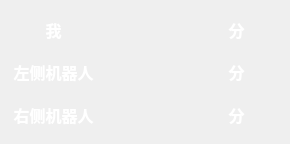
<?xml version="1.0" encoding="UTF-8"?>
<ui version="4.0">
 <class>ScorePanel</class>
 <widget class="QWidget" name="ScorePanel">
  <property name="geometry">
   <rect>
    <x>0</x>
    <y>0</y>
    <width>290</width>
    <height>144</height>
   </rect>
  </property>
  <property name="windowTitle">
   <string>Form</string>
  </property>
  <layout class="QGridLayout" name="gridLayout">
   <item row="2" column="0">
    <widget class="QLabel" name="label_9">
     <property name="font">
      <font>
       <family>微软雅黑</family>
       <pointsize>12</pointsize>
       <bold>true</bold>
      </font>
     </property>
     <property name="styleSheet">
      <string notr="true">color: rgb(255, 255, 255);</string>
     </property>
     <property name="text">
      <string>右侧机器人</string>
     </property>
     <property name="alignment">
      <set>Qt::AlignCenter</set>
     </property>
    </widget>
   </item>
   <item row="2" column="2">
    <widget class="QLabel" name="label_8">
     <property name="font">
      <font>
       <family>微软雅黑</family>
       <pointsize>12</pointsize>
       <bold>true</bold>
      </font>
     </property>
     <property name="styleSheet">
      <string notr="true">color: rgb(255, 255, 255);</string>
     </property>
     <property name="text">
      <string>分</string>
     </property>
     <property name="alignment">
      <set>Qt::AlignCenter</set>
     </property>
    </widget>
   </item>
   <item row="0" column="1">
    <widget class="QLabel" name="meScore">
     <property name="font">
      <font>
       <family>微软雅黑</family>
       <pointsize>12</pointsize>
       <bold>true</bold>
      </font>
     </property>
     <property name="styleSheet">
      <string notr="true">color: rgb(255, 255, 255);</string>
     </property>
     <property name="text">
      <string/>
     </property>
     <property name="alignment">
      <set>Qt::AlignCenter</set>
     </property>
    </widget>
   </item>
   <item row="0" column="0">
    <widget class="QLabel" name="label">
     <property name="font">
      <font>
       <family>微软雅黑</family>
       <pointsize>12</pointsize>
       <bold>true</bold>
      </font>
     </property>
     <property name="styleSheet">
      <string notr="true">color: rgb(255, 255, 255);</string>
     </property>
     <property name="text">
      <string>我</string>
     </property>
     <property name="alignment">
      <set>Qt::AlignCenter</set>
     </property>
    </widget>
   </item>
   <item row="1" column="1">
    <widget class="QLabel" name="leftScore">
     <property name="font">
      <font>
       <family>微软雅黑</family>
       <pointsize>12</pointsize>
       <bold>true</bold>
      </font>
     </property>
     <property name="styleSheet">
      <string notr="true">color: rgb(255, 255, 255);</string>
     </property>
     <property name="text">
      <string/>
     </property>
     <property name="alignment">
      <set>Qt::AlignCenter</set>
     </property>
    </widget>
   </item>
   <item row="1" column="2">
    <widget class="QLabel" name="label_5">
     <property name="font">
      <font>
       <family>微软雅黑</family>
       <pointsize>12</pointsize>
       <bold>true</bold>
      </font>
     </property>
     <property name="styleSheet">
      <string notr="true">color: rgb(255, 255, 255);</string>
     </property>
     <property name="text">
      <string>分</string>
     </property>
     <property name="alignment">
      <set>Qt::AlignCenter</set>
     </property>
    </widget>
   </item>
   <item row="1" column="0">
    <widget class="QLabel" name="label_6">
     <property name="font">
      <font>
       <family>微软雅黑</family>
       <pointsize>12</pointsize>
       <bold>true</bold>
      </font>
     </property>
     <property name="styleSheet">
      <string notr="true">color: rgb(255, 255, 255);</string>
     </property>
     <property name="text">
      <string>左侧机器人</string>
     </property>
     <property name="alignment">
      <set>Qt::AlignCenter</set>
     </property>
    </widget>
   </item>
   <item row="0" column="2">
    <widget class="QLabel" name="label_3">
     <property name="font">
      <font>
       <family>微软雅黑</family>
       <pointsize>12</pointsize>
       <bold>true</bold>
      </font>
     </property>
     <property name="styleSheet">
      <string notr="true">color: rgb(255, 255, 255);</string>
     </property>
     <property name="text">
      <string>分</string>
     </property>
     <property name="alignment">
      <set>Qt::AlignCenter</set>
     </property>
    </widget>
   </item>
   <item row="2" column="1">
    <widget class="QLabel" name="rightScore">
     <property name="font">
      <font>
       <family>微软雅黑</family>
       <pointsize>12</pointsize>
       <bold>true</bold>
      </font>
     </property>
     <property name="styleSheet">
      <string notr="true">color: rgb(255, 255, 255);</string>
     </property>
     <property name="text">
      <string/>
     </property>
     <property name="alignment">
      <set>Qt::AlignCenter</set>
     </property>
    </widget>
   </item>
  </layout>
 </widget>
 <resources/>
 <connections/>
</ui>
